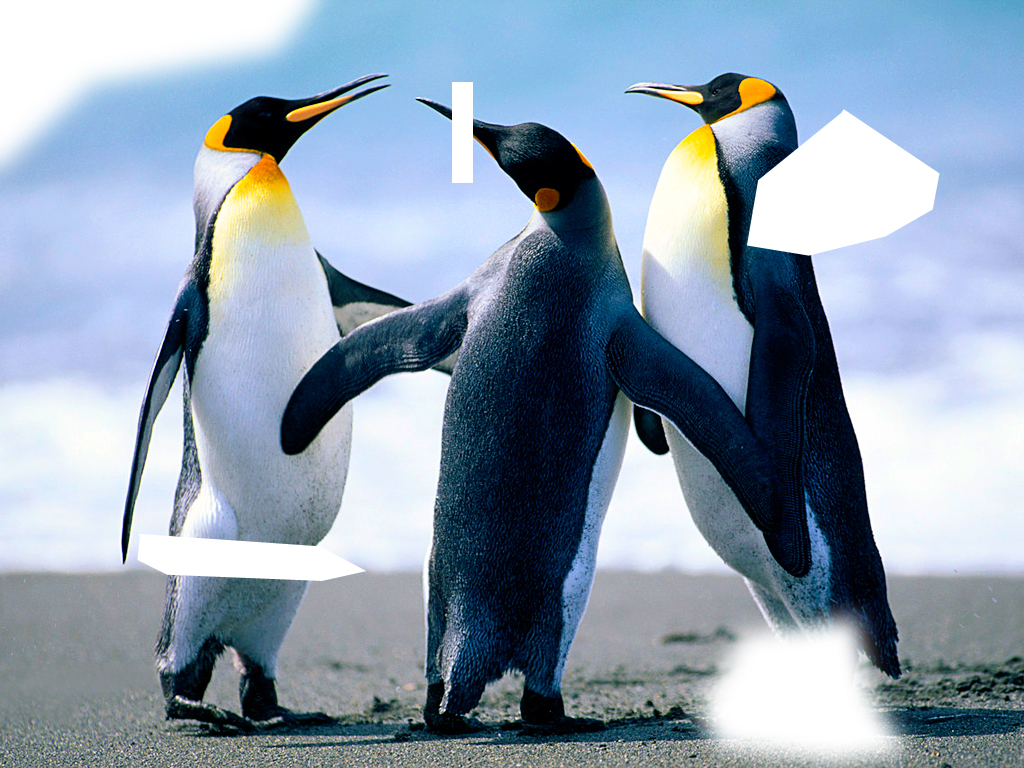
%> input picture img1.jpg, 1024 x 768 px
$ octave CI285ImageProcessing.m   (GNU Octave 9; MATLAB toolbox functions it lacks are replaced by stand-ins)
%> lines starting %> are read from the running program, lines starting %| are printed output that depends on the picture; in (x1, y1, x2, y2) boxes, pixels count from 0 and x2, y2 are one past the last pixel; in counts of white or black regions, pixels touching at a corner belong together; the program's own positions count from 1
%% CI285 Functional Programming
%% Assignment 1: Image Processing
%% Author: Awais Khatab

%% Initialize the Matlab environment.
    clc; clear; close all;

%% Read 2 images(input).
    inputImage1=imread('img1.jpg');   figure; imshow(inputImage1); title('Input Image 1');
%> further down, inputImage1 is the input picture: size 768x1024x3 uint8; mean R, G, B 141.3, 158.4, 175.9
    inputImage2=imread('img2.jpg');   figure; imshow(inputImage2); title('Input Image 2');
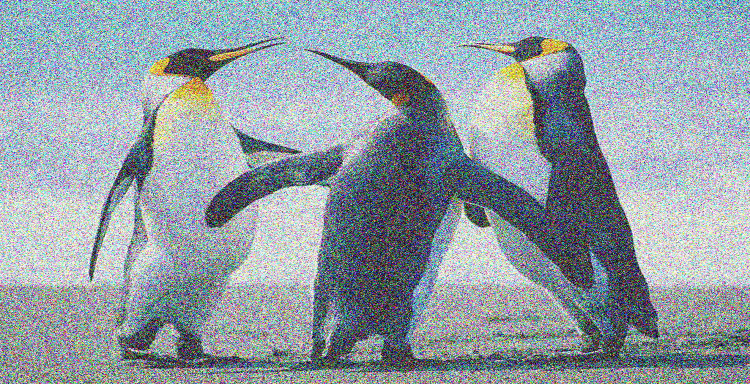
%> input picture img2.jpg, 1500 x 768 px (shown at 1/2 size)
%> further down, inputImage2 is the input picture: size 768x1500x3 uint8; mean R, G, B 145.3, 157.3, 164.8

    grayImage1= rgb2gray(inputImage1);  % Convert the 'img1.jpg' into grayscale image.

%% Resize the 'img2.jpg' into the size of 'img1.jpg'
    resizedImage2(:,:,1)= imresize(inputImage2(:,:,1), size(grayImage1));
    resizedImage2(:,:,2)= imresize(inputImage2(:,:,2), size(grayImage1));
    resizedImage2(:,:,3)= imresize(inputImage2(:,:,3), size(grayImage1));
%> resizedImage2: size 768x1024x3 uint8

%% Remove the noise in the resized image2.
    denoisedImage(:,:,1)=imgaussfilt(resizedImage2(:,:,1),5);
    denoisedImage(:,:,2)=imgaussfilt(resizedImage2(:,:,2),5);
    denoisedImage(:,:,3)=imgaussfilt(resizedImage2(:,:,3),5);
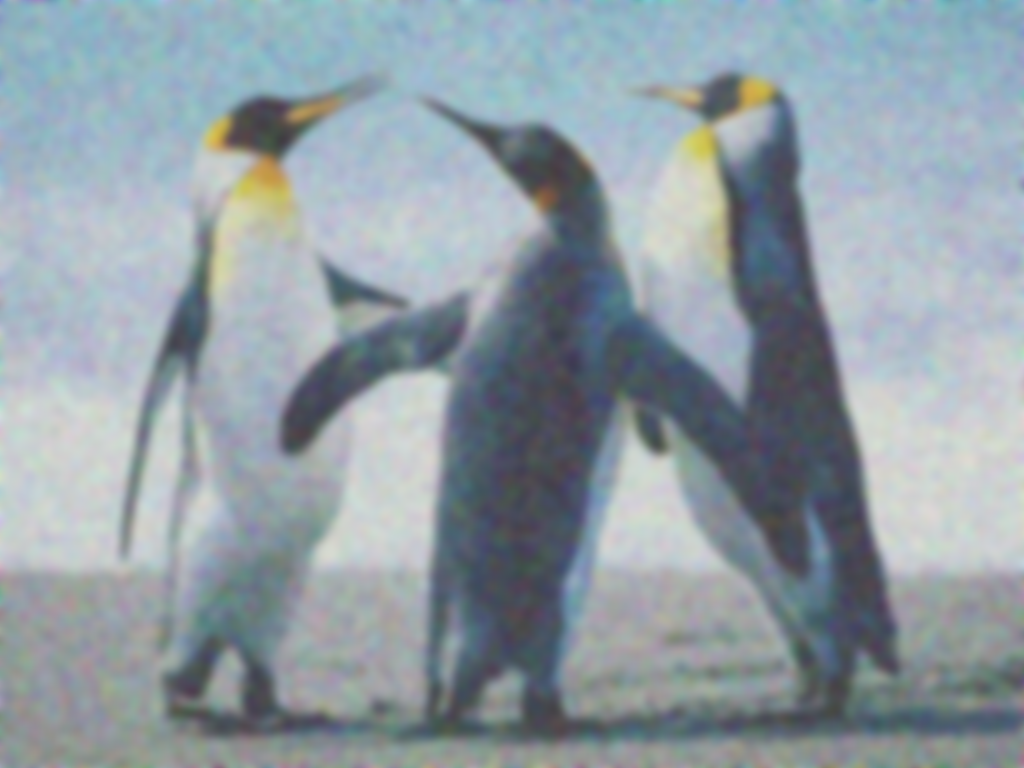
%> denoisedImage: size 768x1024x3 uint8; mean R, G, B 145.2, 157.3, 164.7; mean of the top-left, top-right, bottom-left and bottom-right quarters 173.2, 160.2, 154.2, 135.3

%% Detect the missing areas in the input "image1.jpg".
    [row,col] = find(grayImage1==255);
%> row = 50801 values from 1 to 760; col = 50801 values from 1 to 939

%% Replace the detected missing part in "image1.jpg" with the corresponding areas in "image2.jpg"
    replacedImage=inputImage1;
    for k=1:length(row)
        replacedImage(row(k),col(k),1)=denoisedImage(row(k),col(k),1);
        replacedImage(row(k),col(k),2)=denoisedImage(row(k),col(k),2);
        replacedImage(row(k),col(k),3)=denoisedImage(row(k),col(k),3);
    end
%> replacedImage: size 768x1024x3 uint8; 6.46% of pixels changed, all inside (x1, y1, x2, y2) = (0, 0, 939, 760)
    figure; imshow(replacedImage); title('Replaced image');


%% Making sure that the replacement is seamless.
    missedPart=(grayImage1==255);
%> missedPart: size 768x1024 logical; 6.5% white; 249 white regions (243 under 20 px), largest, box (x1, y1, x2, y2) and area: (748, 110, 939, 255) 16830, (0, 0, 284, 130) 15875, (726, 646, 863, 740) 8886, (138, 534, 362, 581) 6724, (452, 82, 473, 183) 1988, (857, 433, 863, 445) 32
    denoisedMissedPart = imopen(missedPart,strel('disk', 2)); % Filter the "missing area" in "image1.jpg".
%> denoisedMissedPart: size 768x1024 logical; 6.2% white; 6 white regions (1 under 20 px), largest, box (x1, y1, x2, y2) and area: (751, 117, 937, 252) 15975, (0, 0, 281, 130) 15840, (727, 646, 863, 740) 8818, (139, 535, 358, 578) 6109, (452, 82, 473, 183) 1850
    ExtendedMissedPart=imdilate(denoisedMissedPart,strel('disk', 20)); % Extend the "missing area" in "image1.jpg" for 20 pixels.
%> ExtendedMissedPart: size 768x1024 logical; 11.6% white; 5 white regions, box (x1, y1, x2, y2) and area: (732, 98, 956, 271) 27375, (0, 0, 300, 149) 22406, (708, 627, 882, 759) 17334, (120, 516, 377, 597) 16803, (433, 63, 492, 202) 7512

    seamRemovedPart= ExtendedMissedPart-missedPart ;  % Remove the seam part.
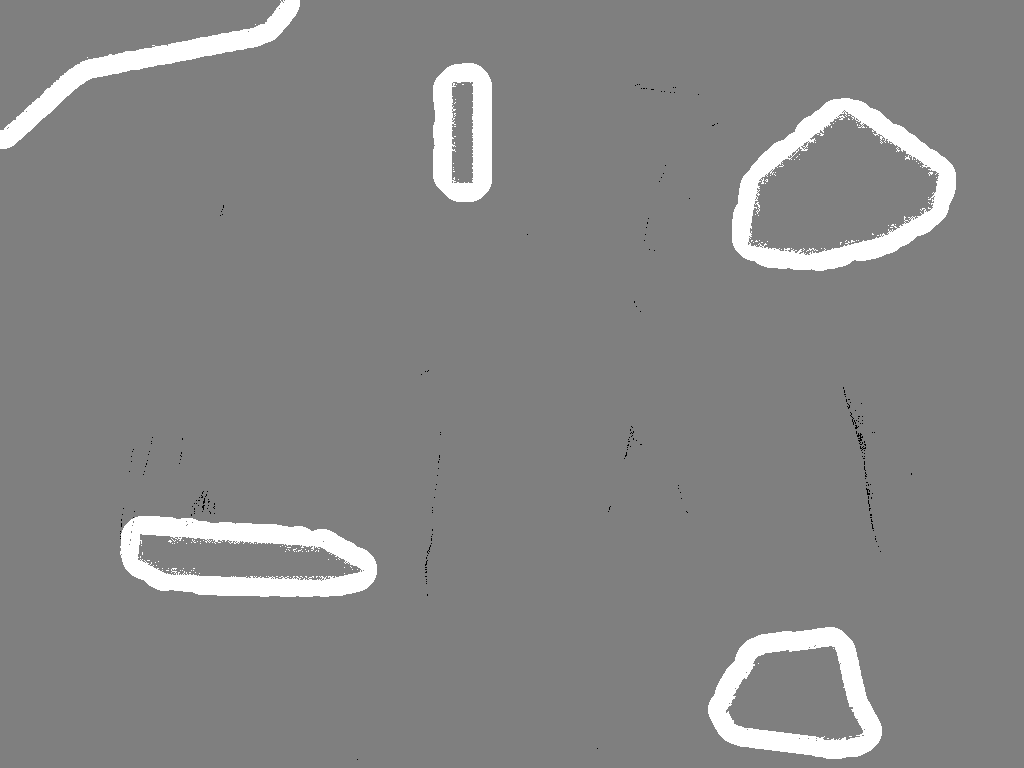
%> seamRemovedPart: size 768x1024 double; min -1, max 1, mean 0.0517; drawn with min black and max white

    % Average "denosed image2.jpg" and "image1.jpg"  for seam-removed area.
    [row,col] =find(seamRemovedPart>0);
%> row = 41078 values from 1 to 759; col = 41078 values from 1 to 956
    for k=1:length(row)
        replacedImage(row(k),col(k),1)=uint8(0.5*(double(replacedImage(row(k),col(k),1))+double(denoisedImage(row(k),col(k),1))));
        replacedImage(row(k),col(k),2)=uint8(0.5*(double(replacedImage(row(k),col(k),2))+double(denoisedImage(row(k),col(k),2))));
        replacedImage(row(k),col(k),3)=uint8(0.5*(double(replacedImage(row(k),col(k),3))+double(denoisedImage(row(k),col(k),3))));
    end
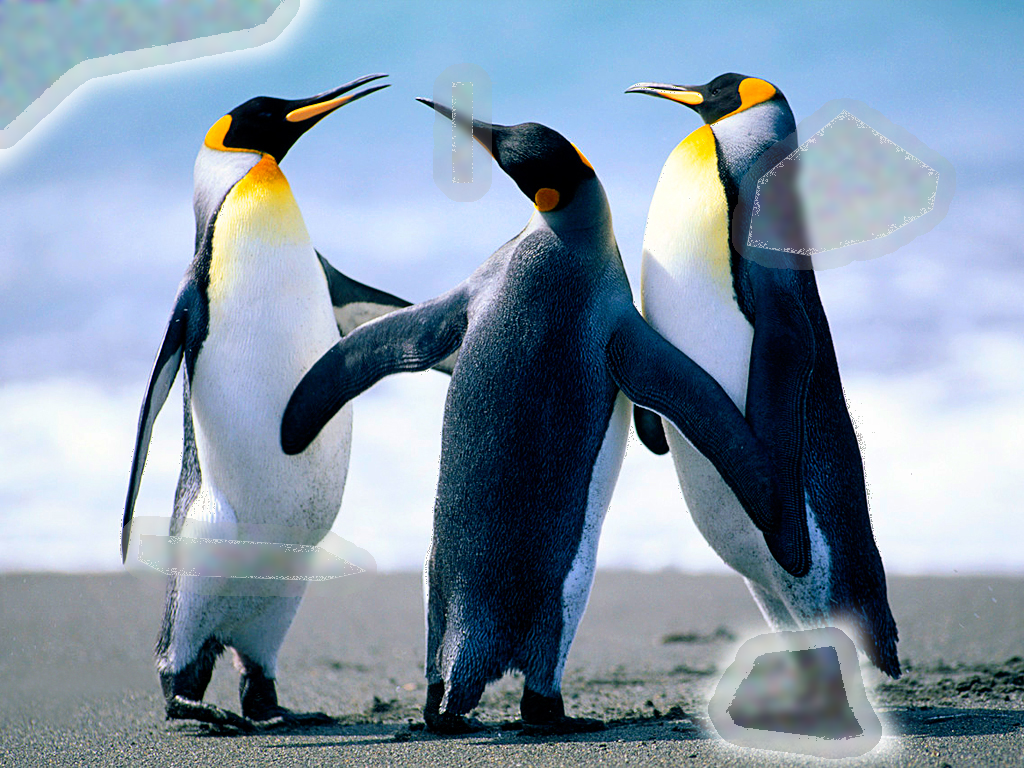
%> replacedImage: size 768x1024x3 uint8; mean R, G, B 133, 151.3, 169.4

%% Take the final image and write it into ".JPG" and ".PNG" files, for user convenience.
    FinalImage=replacedImage;
    figure; imshow(FinalImage); title('Final image after image processing has been completed');

    imwrite(FinalImage,'outputImageResult.jpg');
    imwrite(FinalImage,'outputImageResult.png');


%% Display the similarity between the recovered image and "Penguins.jpg".
    PenguinsImage=imread('Penguins.jpg');
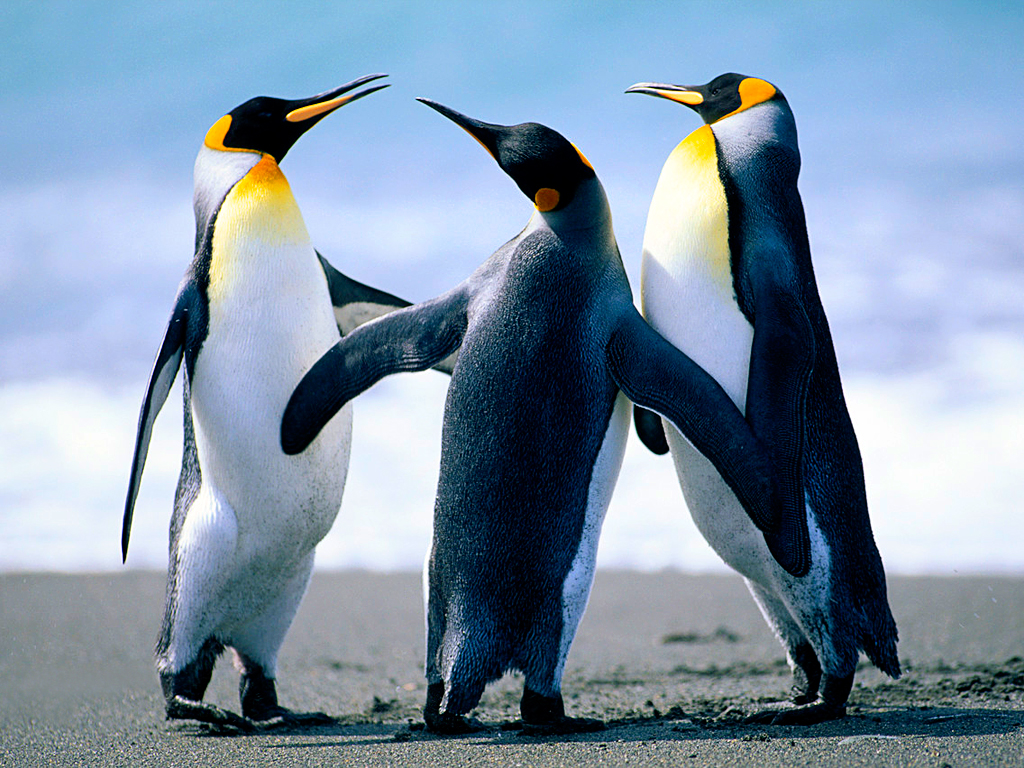
%> input picture Penguins.jpg, 1024 x 768 px
%> PenguinsImage is the input picture: size 768x1024x3 uint8; mean R, G, B 127.8, 148, 168.1

    pixelWiseDifference=(abs(double(PenguinsImage(:,:,1))-double(FinalImage(:,:,1)))+...
        abs(double(PenguinsImage(:,:,2))-double(FinalImage(:,:,2)))+...
        abs(double(PenguinsImage(:,:,3))-double(FinalImage(:,:,3))))/3 ;
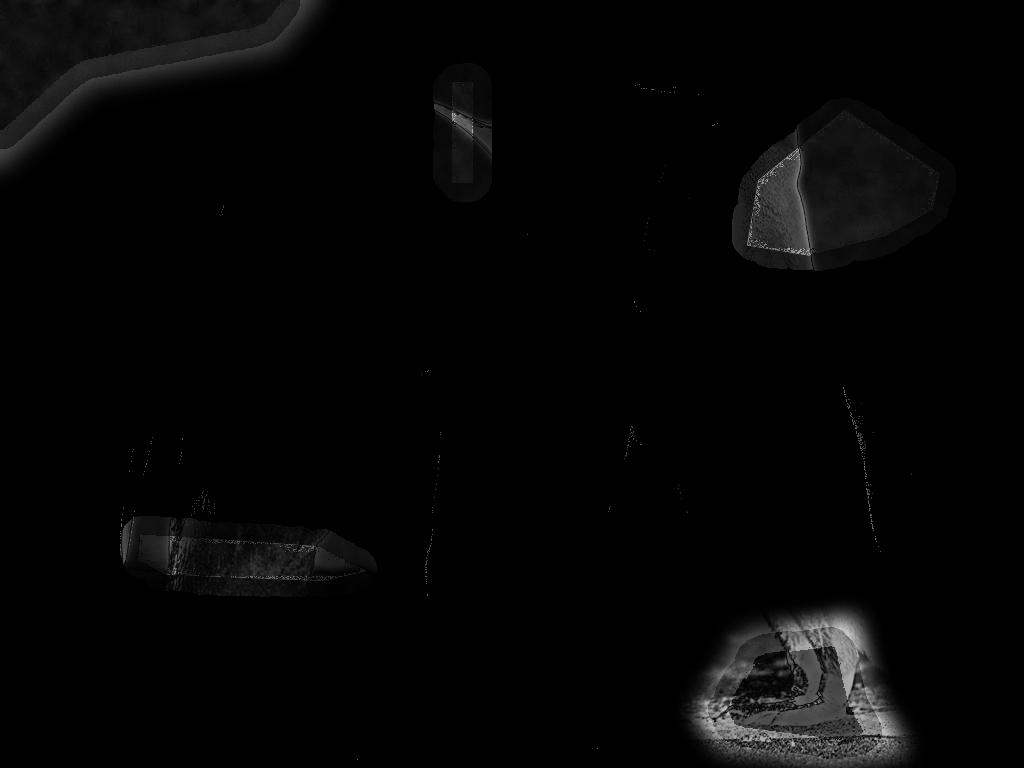
%> pixelWiseDifference: size 768x1024 double; min 0, max 209, mean 5.4

    similarityScore=mean(mean(pixelWiseDifference))
%> similarityScore = 5.36

    xlabel(strcat('\fontsize{15}\color{blue}Similarity score is : \color{red}',num2str(similarityScore),'\color{blue}[pixels].  This score will be between 0 and 255. The closer the score is to 0, the better the result after image processing!'))

%% This program can do excellent image processing but can not perfectly put an iage back togtehr from two sources of images,
%% maybe if there was multiple image sources, then the similarity score would be reduced further closer to being a perfect match
%% of the orginal image.
